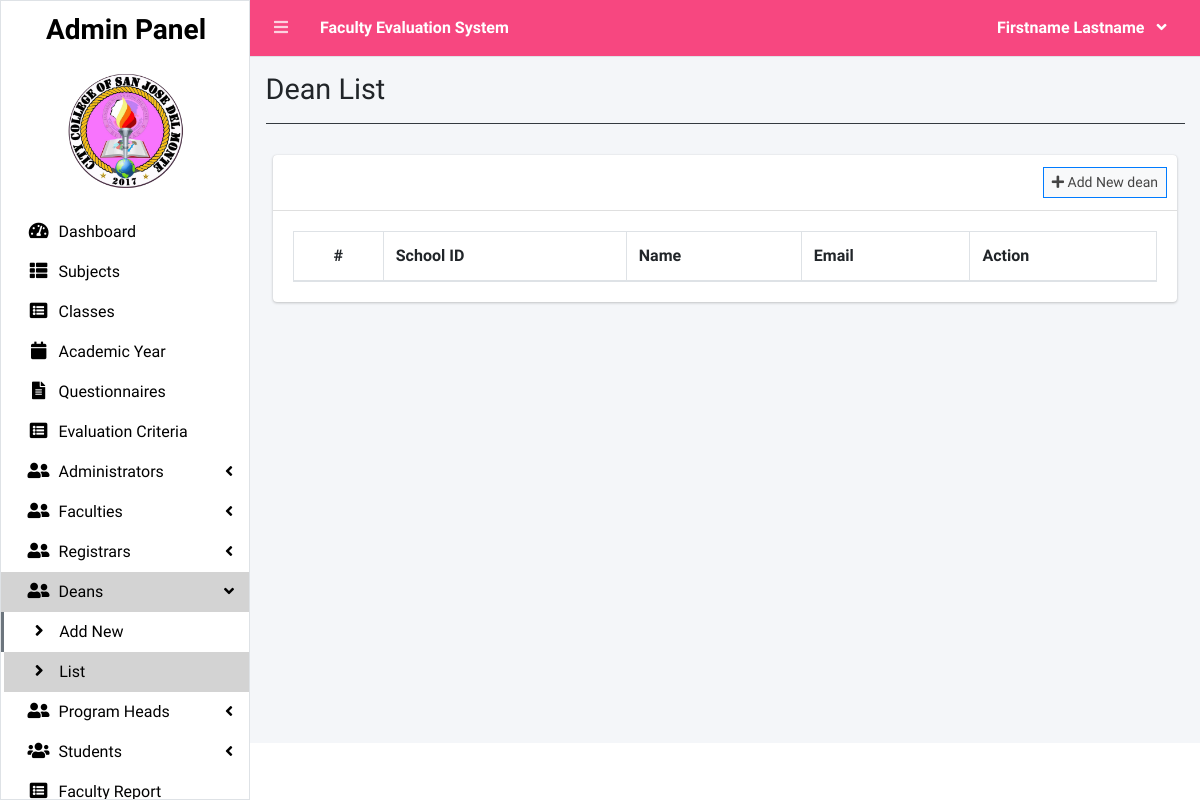
The page /index.php?page=dean_list (signed in) on the database as committed earlier.
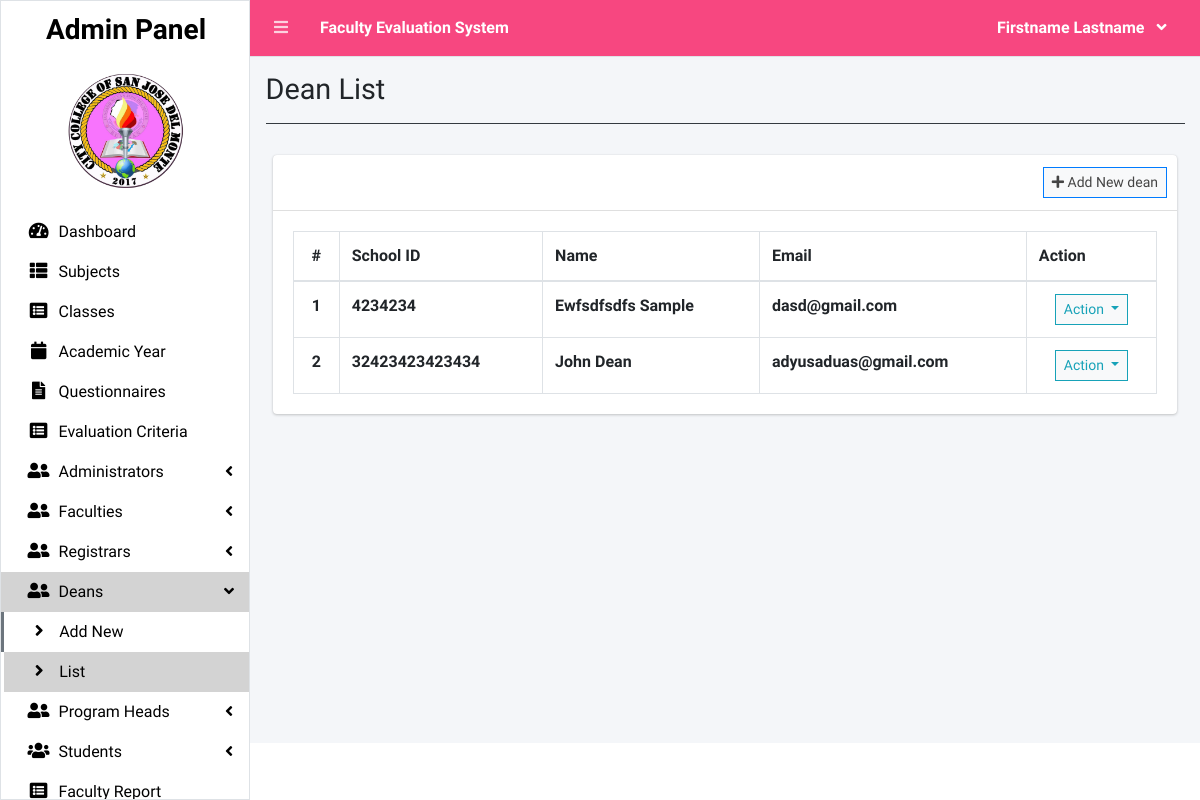
The same page on the database as committed later.
### tables this page shows
CREATE TABLE `dean_list` (
  `id` int(255) NOT NULL,
  `school_id` varchar(255) NOT NULL,
  `firstname` varchar(255) NOT NULL,
  `lastname` varchar(255) NOT NULL,
  `email` varchar(255) NOT NULL,
  `password` varchar(255) NOT NULL,
  `avatar` varchar(255) NOT NULL DEFAULT '''no-image-available.png''',
  `date_created` datetime(6) NOT NULL DEFAULT current_timestamp(6)
);

### admin/dean_list.php (the view, shortened to what this page needs)
<?php include 'db_connect.php' ?>
<div class="col-lg-12">
	<div class="card card-outline card-success" style="border-top:#f74780;">
		<div class="card-header">
			<div class="card-tools">
				<a class="btn btn-block btn-sm btn-default btn-flat border-primary" href="./index.php?page=new_dean"><i class="fa fa-plus"></i> Add New dean</a>
			</div>
		</div>
		<div class="card-body">
			<table class="table tabe-hover table-bordered" id="list">
				<thead>
					<tr>
						<th class="text-center">#</th>
						<th>School ID</th>
						<th>Name</th>
						<th>Email</th>
						<th>Action</th>
					</tr>
				</thead>
				<tbody>
					<?php
					$i = 1;
					$qry = $conn->query("SELECT *,concat(firstname,' ',lastname) as name FROM dean_list order by concat(firstname,' ',lastname) asc");
					while ($row = $qry->fetch_assoc()) :
					?>
						<tr>
							<th class="text-center"><?php echo $i++ ?></th>
							<td><b><?php echo $row['school_id'] ?></b></td>
							<td><b><?php echo ucwords($row['name']) ?></b></td>
							<td><b><?php echo $row['email'] ?></b></td>
							<td class="text-center">
								<button type="button" class="btn btn-default btn-sm btn-flat border-info wave-effect text-info dropdown-toggle" data-toggle="dropdown" aria-expanded="true">
									Action
								</button>
							</td>
						</tr>
					<?php endwhile; ?>
				</tbody>
			</table>
		</div>
	</div>
</div>

Rows that differ between the two databases and show on the page:
added dean_list: school "4234234", name "Ewfsdfsdfs Sample", email "dasd@gmail.com"
added dean_list: school "32423423423434", name "John Dean", email "adyusaduas@gmail.com"
